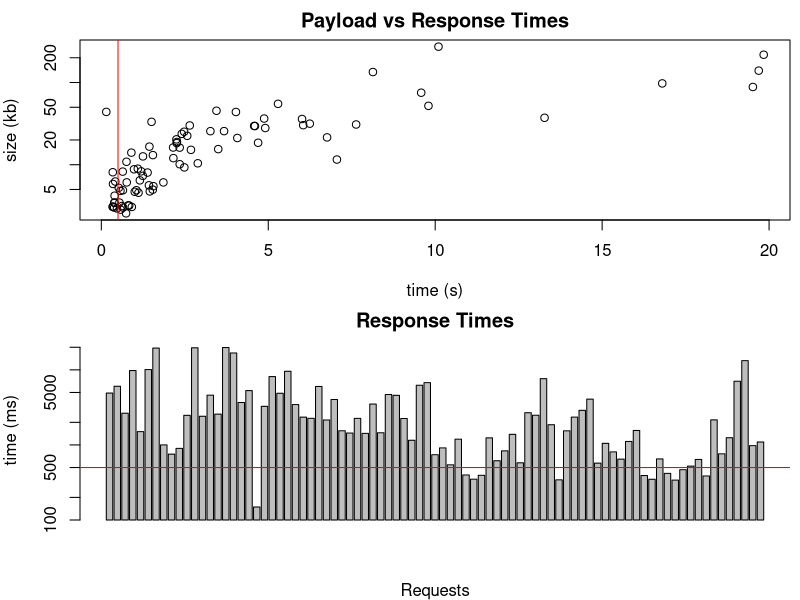
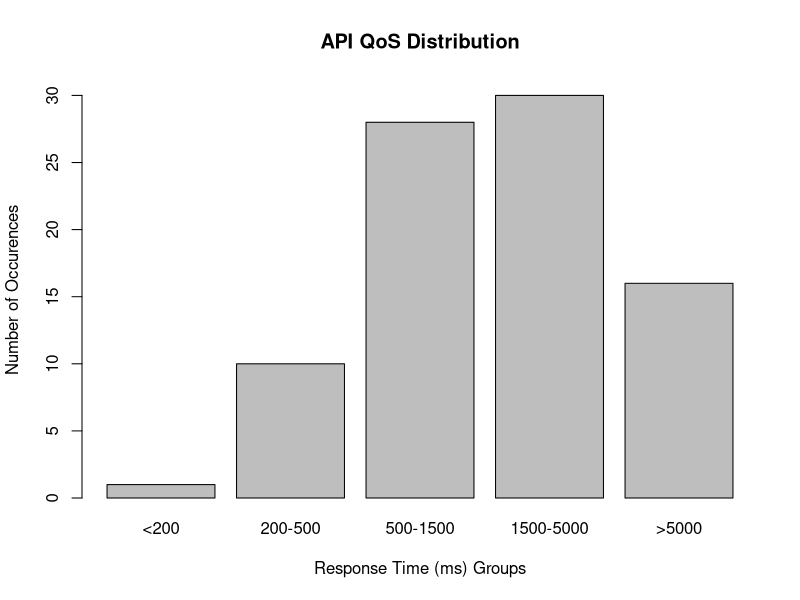

These charts were generated, in order, by the following R code:
# Read in the Data
data <- read.csv(
    file="curl_results.csv"
  , head=TRUE
  , sep=","
  , colClasses=c("character", "factor", rep("numeric", 3))
)
# Init Graphic Device
jpeg(
    filename='plot.jpg'
  , width=800
  , height=500
)
# Setup Graphical Params
par(
    mfrow=c(2,1)
  , mar=c(4,4,2,0.5)
  , oma=c(0,0,0,0)
)
# Add a Scatter plot
plot(
    x=data$time_total
  , y=data$size_download/1000
  , asp=2
  , log="y"
  , xlab="time (s)"
  , ylab="size (kb)"
  , main="Payload vs Response Times"
)
# Indicate 500ms threshold
abline(
    v=0.5
  , col="red"
)
# Add a Bar plot
barplot(
    height=data$time_total*1000
  , ylim=c(100, 25000)
  , asp=2
  , log="y"
  , xlab="Requests"
  , ylab="time (ms)"
  , main="Response Times"
)
# Indicate 500ms threshold
abline(
    h=500
  , col="red"
)
# Close Graphic Device
invisible(dev.off())

# Create Histogram-like QoS Distribution
jpeg(
    filename='qos.jpg'
  , width=500
  , height=500
)
# Response times in seconds
rtimes <- data$time_total * 1000
rtimes.hist <- hist(
    x=rtimes
  , breaks=c(0,200, 500, 1500, 5000, max(rtimes)+1)
  , plot=FALSE
)
# Create the plot (groupings from breaks)
barplot(
    height=rtimes.hist$counts
  , ylim=c(0, max(rtimes.hist$counts)+1)
  , main="API QoS Distribution"
  , xlab="Response Time (ms) Groups"
  , ylab="Number of Occurences"
  , names.arg=c("<200", "200-500", "500-1500", "1500-5000", ">5000")
)
# Close Graphic Device
invisible(dev.off())

# Output the timeout UPCs
# subset(data, time_total > 15, select="upc")
sink("summary.txt", append=FALSE, split=FALSE)
summary(data$time_total)
cat("\n  Std Dev: ", sd(data$time_total), "\n")
sink()
